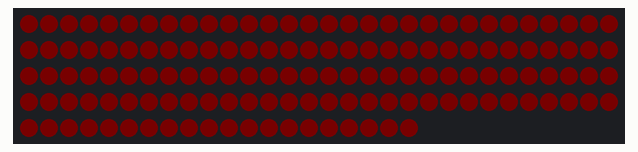
Simulated run of this sketch. Board: Arduino Uno, built with avr-gcc and run on an emulated ATmega328P. On the bench: 140 RGB LEDs in strip order, left to right, continuing on the next row. Dim RGB values are drawn brighter than linear.

Above: at 0.12 s.
At 19.95 s:
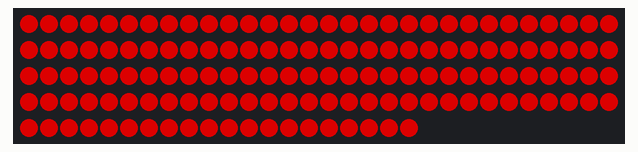
At 29.87 s:
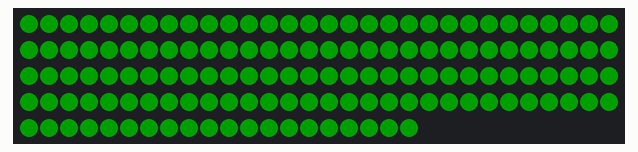
At 39.89 s:
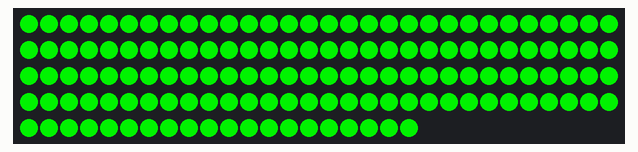

The sketch:

color.c.ino
```cpp
#include <WS2812.h>

// Which pin on the Arduino is connected to the NeoPixels?
#define PIN             0

// How many NeoPixels are attached to the Arduino?
#define NUMPIXELS       140

#define MAX_BRIGHTNESS  255
#define DELAY_VAL       50

WS2812 LED(NUMPIXELS);
cRGB value;

int brightness, red, green, blue;
int loop_count = 0;
bool intensifying = false;
int color_mode = 0;

void setup() {
  LED.setOutput(PIN); // Digital Pin 9
}

void loop() {
  loop_count = loop_count % MAX_BRIGHTNESS;
  if(loop_count == 0) {
    intensifying = !intensifying;

    if(intensifying) {
      color_mode += 1;
      color_mode = color_mode % 8;
      if(color_mode == 0) {
        color_mode += 1;
      }
    }
  }

  for(int i=0;i<NUMPIXELS;i++){
    brightness = intensifying ? loop_count : MAX_BRIGHTNESS - loop_count;
    value.r = 0;
    value.g = 0;
    value.b = 0;
    if(color_mode & 1) value.r = brightness;
    if(color_mode & 2) value.g = brightness;
    if(color_mode & 4) value.b = brightness;

    LED.set_crgb_at(i, value); // Set value at LED found at index 0
  }

  LED.sync(); // Sends the value to the LED
  delay(DELAY_VAL); // Delay for a period of time (in milliseconds).
  loop_count += 1;
}
```
